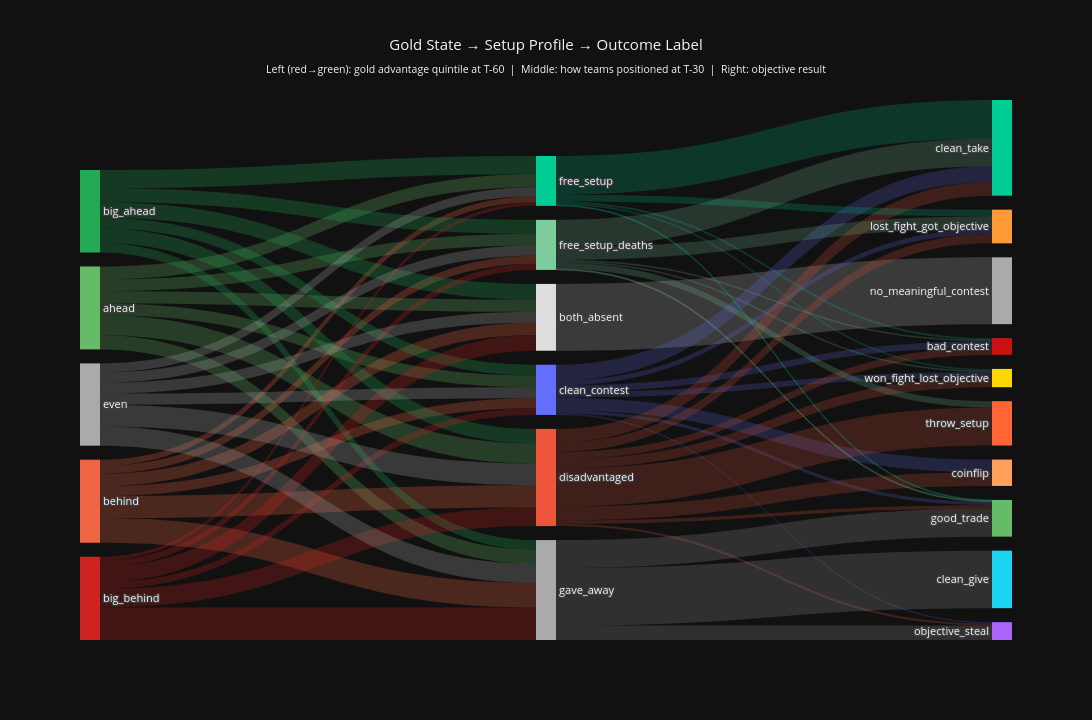

The notebook cell this image was saved under:
### Code cell
# ── Sankey: Gold State → Setup Profile → Outcome Label ───────────────────────
# 3-layer flow: gold advantage at T-60 → setup choice at T-30 → outcome.
# Depends on: GOLD_STATE_ORDER, p_setups, p_outcomes, SETUP_COLORS, OUTCOME_COLORS,
#             _hex_rgba  (all defined in the preceding two cells).

GOLD_STATE_COLORS_MAP = {
    "big_behind": "#CC2222",
    "behind":     "#EF6644",
    "even":       "#AAAAAA",
    "ahead":      "#66BB66",
    "big_ahead":  "#22AA55",
}

df_gs = df.dropna(subset=["gold_state_T_60"]).copy()
df_gs = df_gs[df_gs["gold_state_T_60"].isin(GOLD_STATE_ORDER)]

p_states = [s for s in GOLD_STATE_ORDER if s in df_gs["gold_state_T_60"].unique()]

gs_labels = p_states + p_setups + p_outcomes
gs_idx    = {l: i for i, l in enumerate(gs_labels)}
gs_node_colors = (
    [GOLD_STATE_COLORS_MAP.get(s, "#888") for s in p_states]
    + [SETUP_COLORS.get(p, "#888") for p in p_setups]
    + [OUTCOME_COLORS.get(o, "#888") for o in p_outcomes]
)

# Layer 1: gold_state → setup_profile
l1 = df_gs.groupby(["gold_state_T_60", "setup_profile"]).size().reset_index(name="n")
l1 = l1[l1["setup_profile"].isin(p_setups) & (l1["n"] >= 5)]

# Layer 2: setup_profile → outcome_label (same filtered frame)
l2 = df_gs.groupby(["setup_profile", "outcome_label"]).size().reset_index(name="n")
l2 = l2[l2["outcome_label"].isin(p_outcomes) & (l2["n"] >= 5)]

src5, tgt5, val5, lc5 = [], [], [], []
for _, row in l1.iterrows():
    s, t, v = row["gold_state_T_60"], row["setup_profile"], int(row["n"])
    if s in gs_idx and t in gs_idx:
        src5.append(gs_idx[s]); tgt5.append(gs_idx[t]); val5.append(v)
        lc5.append(_hex_rgba(GOLD_STATE_COLORS_MAP.get(s, "#888"), 0.26))

for _, row in l2.iterrows():
    s, t, v = row["setup_profile"], row["outcome_label"], int(row["n"])
    if s in gs_idx and t in gs_idx:
        src5.append(gs_idx[s]); tgt5.append(gs_idx[t]); val5.append(v)
        lc5.append(_hex_rgba(SETUP_COLORS.get(s, "#888"), 0.20))

fig_s3 = go.Figure(go.Sankey(
    arrangement="snap",
    node=dict(
        pad=14, thickness=20,
        label=gs_labels, color=gs_node_colors,
        line=dict(color="rgba(0,0,0,0)", width=0),
        hovertemplate="%{label}<br>Total flow: %{value:,}<extra></extra>",
    ),
    link=dict(
        source=src5, target=tgt5, value=val5, color=lc5,
        hovertemplate="%{source.label} \u2192 %{target.label}<br>Count: %{value:,}<extra></extra>",
    ),
))
fig_s3.update_layout(
    title=dict(
        text=(
            "Gold State \u2192 Setup Profile \u2192 Outcome Label<br>"
            "<sub>"
            "Left (red\u2192green): gold advantage quintile at T-60  |  "
            "Middle: how teams positioned at T-30  |  "
            "Right: objective result"
            "</sub>"
        ),
        x=0.5,
    ),
    template="plotly_dark",
    width=1100, height=720,
    font=dict(size=11),
)
fig_s3.show()

### Figure 1 — Plotly figure (JSON) as saved in the notebook; plotly's stock layout.template omitted (floating-point values rounded to 4 significant figures)
{"data": [{"arrangement": "snap", "link": {"color": ["rgba(102,187,102,0.26)", "rgba(102,187,102,0.26)", "rgba(102,187,102,0.26)", "rgba(102,187,102,0.26)", "rgba(102,187,102,0.26)", "rgba(102,187,102,0.26)", "rgba(239,102,68,0.26)", "rgba(239,102,68,0.26)", "rgba(239,102,68,0.26)", "rgba(239,102,68,0.26)", "rgba(239,102,68,0.26)", "rgba(239,102,68,0.26)", "rgba(34,170,85,0.26)", "rgba(34,170,85,0.26)", "rgba(34,170,85,0.26)", "rgba(34,170,85,0.26)", "rgba(34,170,85,0.26)", "rgba(34,170,85,0.26)", "rgba(204,34,34,0.26)", "rgba(204,34,34,0.26)", "rgba(204,34,34,0.26)", "rgba(204,34,34,0.26)", "rgba(204,34,34,0.26)", "rgba(204,34,34,0.26)", "rgba(170,170,170,0.26)", "rgba(170,170,170,0.26)", "rgba(170,170,170,0.26)", "rgba(170,170,170,0.26)", "rgba(170,170,170,0.26)", "rgba(170,170,170,0.26)", "rgba(221,221,221,0.2)", "rgba(99,110,250,0.2)", "rgba(99,110,250,0.2)", "rgba(99,110,250,0.2)", "rgba(99,110,250,0.2)", "rgba(99,110,250,0.2)", "rgba(99,110,250,0.2)", "rgba(99,110,250,0.2)", "rgba(239,85,59,0.2)", "rgba(239,85,59,0.2)", "rgba(239,85,59,0.2)", "rgba(239,85,59,0.2)", "rgba(239,85,59,0.2)", "rgba(239,85,59,0.2)", "rgba(239,85,59,0.2)", "rgba(239,85,59,0.2)", "rgba(0,204,150,0.2)", "rgba(0,204,150,0.2)", "rgba(0,204,150,0.2)", "rgba(0,204,150,0.2)", "rgba(0,204,150,0.2)", "rgba(125,204,158,0.2)", "rgba(125,204,158,0.2)", "rgba(125,204,158,0.2)", "rgba(125,204,158,0.2)", "rgba(125,204,158,0.2)", "rgba(125,204,158,0.2)", "rgba(170,170,170,0.2)", "rgba(170,170,170,0.2)", "rgba(170,170,170,0.2)"], "hovertemplate": "%{source.label} → %{target.label}<br>Count: %{value:,}<extra></extra>", "source": [3, 3, 3, 3, 3, 3, 1, 1, 1, 1, 1, 1, 4, 4, 4, 4, 4, 4, 0, 0, 0, 0, 0, 0, 2, 2, 2, 2, 2, 2, 5, 9, 9, 9, 9, 9, 9, 9, 10, 10, 10, 10, 10, 10, 10, 10, 7, 7, 7, 7, 7, 8, 8, 8, 8, 8, 8, 6, 6, 6], "target": [5, 9, 10, 7, 8, 6, 5, 9, 10, 7, 8, 6, 5, 9, 10, 7, 8, 6, 5, 9, 10, 7, 8, 6, 5, 9, 10, 7, 8, 6, 20, 15, 11, 14, 13, 17, 19, 16, 15, 11, 14, 13, 17, 19, 18, 16, 15, 11, 13, 17, 16, 15, 11, 13, 17, 18, 16, 12, 13, 19], "value": [892, 851, 1464, 946, 842, 1019, 898, 708, 1607, 430, 592, 1790, 1128, 778, 1048, 1326, 1011, 693, 1133, 493, 1353, 267, 439, 2354, 795, 812, 1576, 649, 747, 1393, 4846, 468, 1143, 926, 242, 362, 86, 415, 520, 993, 989, 254, 682, 164, 2765, 681, 133, 2815, 65, 489, 116, 95, 1989, 69, 911, 452, 115, 4172, 2032, 1045]}, "node": {"color": ["#CC2222", "#EF6644", "#AAAAAA", "#66BB66", "#22AA55", "#DDDDDD", "#AAAAAA", "#00CC96", "#7DCC9E", "#636EFA", "#EF553B", "#00CC96", "#19D3F3", "#66BB66", "#FFA15A", "#CC1111", "#FFD700", "#FF9933", "#FF6633", "#AB63FA", "#AAAAAA"], "hovertemplate": "%{label}<br>Total flow: %{value:,}<extra></extra>", "label": ["big_behind", "behind", "even", "ahead", "big_ahead", "both_absent", "gave_away", "free_setup", "free_setup_deaths", "clean_contest", "disadvantaged", "clean_take", "clean_give", "good_trade", "coinflip", "bad_contest", "won_fight_lost_objective", "lost_fight_got_objective", "throw_setup", "objective_steal", "no_meaningful_contest"], "line": {"color": "rgba(0,0,0,0)", "width": 0}, "pad": 14, "thickness": 20}, "type": "sankey"}], "layout": {"font": {"size": 11}, "height": 720, "title": {"text": "Gold State → Setup Profile → Outcome Label<br><sub>Left (red→green): gold advantage quintile at T-60  |  Middle: how teams positioned at T-30  |  Right: objective result</sub>", "x": 0.5}, "width": 1100}}
